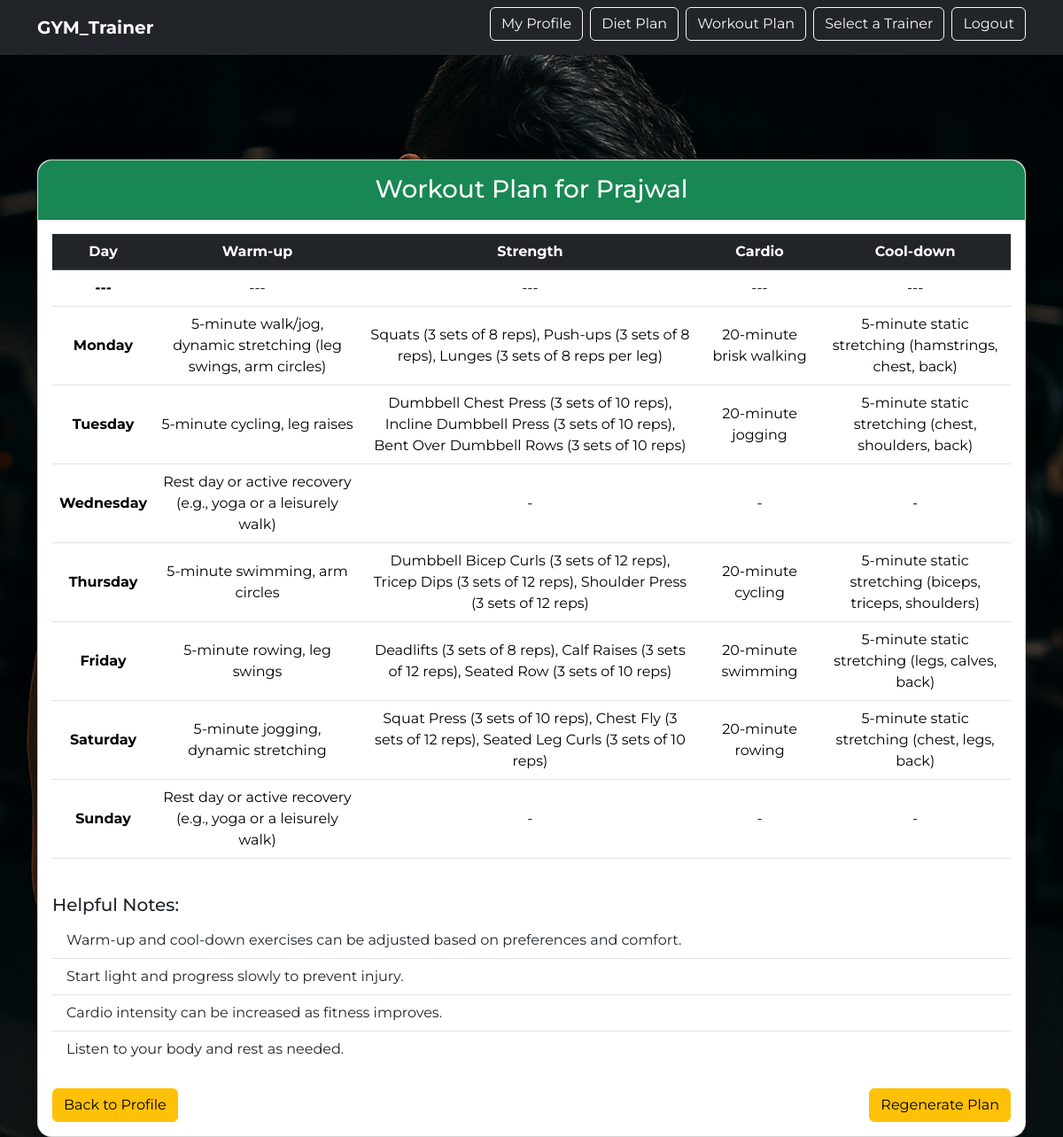
/profile/workout-plan/2/ (signed in), run on an earlier commit of the app's database.
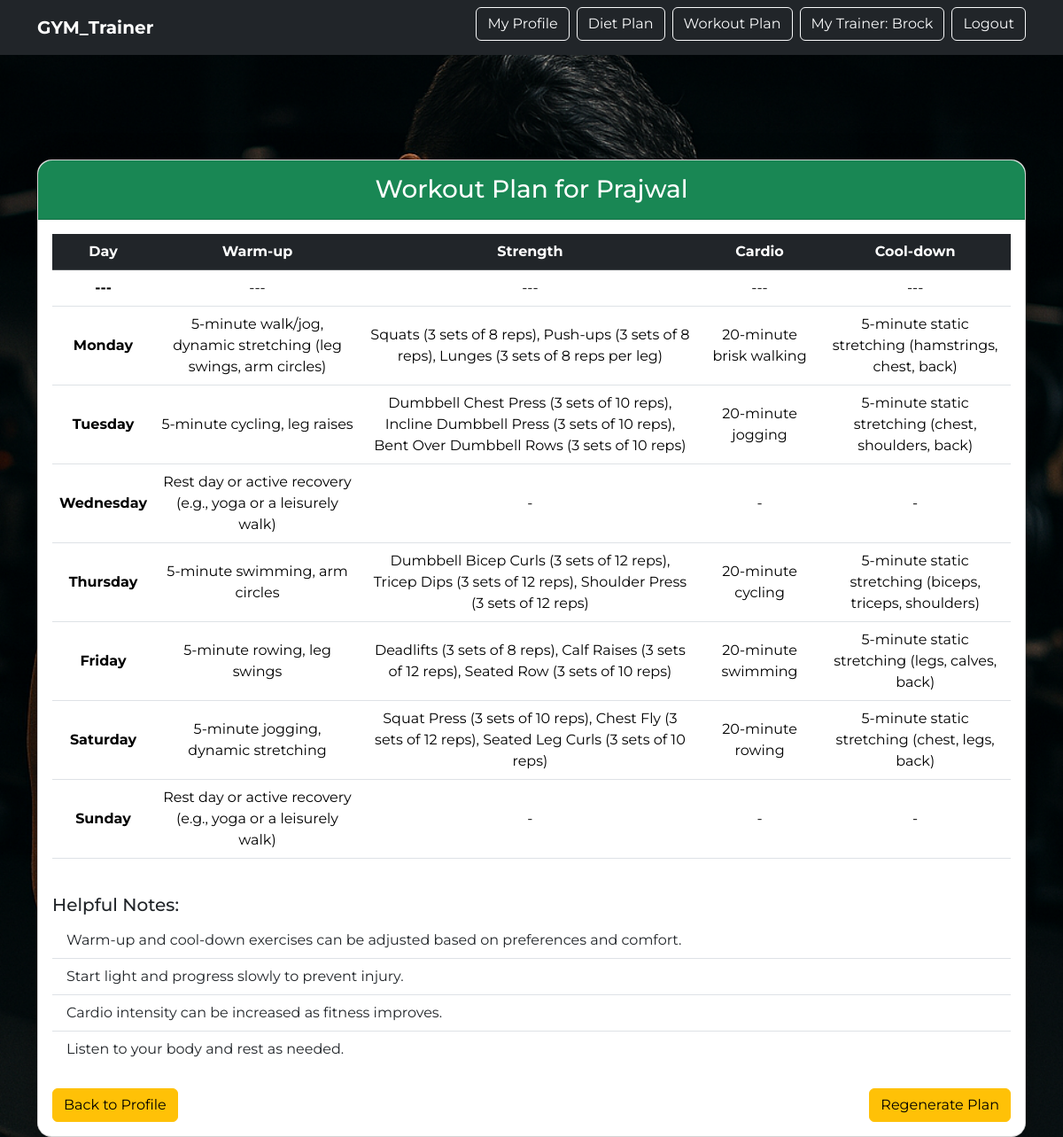
And on a later commit of the database.
### users/models.py (models this page shows, shortened)
class NewUser(AbstractUser):
    is_trainer = models.BooleanField(default=False)
    class Meta:
        verbose_name = "User"
        verbose_name_plural = "Users"

### userprofile/models.py (models this page shows, shortened)
class UserProfile(models.Model):
    user = models.OneToOneField(settings.AUTH_USER_MODEL, on_delete=models.CASCADE)
    first_name = models.CharField(max_length=30)
    last_name = models.CharField(max_length=30)
    date_of_birth = models.DateField(blank=True, null=True)
    height = models.DecimalField(max_digits=5, decimal_places=2, blank=True, null=True)  # in cm
    weight = models.DecimalField(max_digits=5, decimal_places=2, blank=True, null=True)  # in kg
    smoking = models.BooleanField(choices=[(True, 'Yes'), (False, 'No')], default=False)
    alcohol = models.BooleanField(choices=[(True, 'Yes'), (False, 'No')], default=False)
    FOOD_CHOICES = [
        ('vegetarian', 'Vegetarian'),
        ('non-vegetarian', 'Non-Vegetarian'),
        ('vegan', 'Vegan')
    ]
    food_habits = models.CharField(max_length=20, choices=FOOD_CHOICES, default='non-vegetarian')
    WORKOUT_EXPERIENCE_CHOICES = [
        ('beginner', 'Beginner'),
        ('intermediate', 'Intermediate'),
        ('advanced', 'Advanced')
    ]
    workout_experience = models.CharField(max_length=20, choices=WORKOUT_EXPERIENCE_CHOICES, default='beginner')
    diet_plan = models.JSONField(blank=True, null=True)
    workout_plan = models.JSONField(blank=True, null=True)
    selected_trainer = models.ForeignKey(Trainer, on_delete=models.SET_NULL, null=True, blank=True)

### trainers/models.py (models this page shows, shortened)
class Trainer(models.Model):
    user = models.OneToOneField(settings.AUTH_USER_MODEL, on_delete=models.CASCADE, related_name='trainer')
    Firstname = models.CharField(max_length=100)
    Lastname = models.CharField(max_length=100)
    specialization = models.CharField(max_length=100)
    bio = models.TextField()
    profile_picture = models.ImageField(upload_to='trainers/', blank=True, null=True)

### userprofile/views.py (the view)
# urls.py: path('workout-plan/<int:pk>/', views.generate_workout_plan, name='generate_workout_plan'),
@login_required
def generate_workout_plan(request, pk):
    profile = get_object_or_404(UserProfile, pk=pk, user=request.user)
    if 'regenerate' in request.GET or not profile.workout_plan:
        prompt = generate_workout_prompt(profile)
        response = call_groq_api(prompt)
        print("Groq workout response:", response)
        try:
            workout_table = parse_workout_response(response)
            profile.workout_plan = workout_table
            profile.save()
        except Exception as e:
            print("Failed to parse Groq workout response:", e)
            workout_table = {}
    else:
        workout_table = profile.workout_plan
    workout_notes = [
        "Warm-up and cool-down exercises can be adjusted based on preferences and comfort.",
        "Start light and progress slowly to prevent injury.",
        "Cardio intensity can be increased as fitness improves.",
        "Listen to your body and rest as needed."
    ]
    return render(request, 'userprofile/workout_plan.html', {
        'workout_table': workout_table,
        'workout_notes': workout_notes,
        'profile': profile,
    })

### userprofile/templates/userprofile/workout_plan.html
{% extends 'base.html' %}
{% block content %}
<div class="container mt-5">
  <div class="card shadow-lg rounded-4">
    <div class="card-header bg-success text-white text-center py-3 rounded-top-4">
      <h3 class="mb-0">Workout Plan for {{ profile.first_name }}</h3>
    </div>
    <div class="card-body">
      <div class="table-responsive">
        <table class="table table-hover align-middle text-center">
          <thead class="table-dark">
            <tr>
              <th scope="col">Day</th>
              <th scope="col">Warm-up</th>
              <th scope="col">Strength</th>
              <th scope="col">Cardio</th>
              <th scope="col">Cool-down</th>
            </tr>
          </thead>
          <tbody>
            {% for day, activities in workout_table.items %}
            <tr>
              <th scope="row">{{ day }}</th>
              <td>{{ activities.warmup }}</td>
              <td>{{ activities.strength }}</td>
              <td>{{ activities.cardio }}</td>
              <td>{{ activities.cooldown }}</td>
            </tr>
            {% endfor %}
          </tbody>
        </table>
      </div>
      <div class="mt-4">
        <h5>Helpful Notes:</h5>
        <ul class="list-group list-group-flush">
          {% for note in workout_notes %}
          <li class="list-group-item">{{ note }}</li>
          {% endfor %}
        </ul>
      </div>
      <div class="d-flex justify-content-between mt-4">
        <a href="{% url 'profile_detail' profile.pk %}" class="btn btn-warning">
           Back to Profile
        </a>
        <a href="?regenerate=1" class="btn btn-warning">
          Regenerate Plan
        </a>
      </div>
    </div>
  </div>
</div>
{% endblock %}

### templates/base.html (shortened to what this page needs)
{% load static %}
<!DOCTYPE html>
<html lang="en">
<head>
    <link href="https://cdn.jsdelivr.net/npm/bootstrap@5.3.3/dist/css/bootstrap.min.css" rel="stylesheet">
</head>
<body>
<nav class="navbar navbar-expand-lg navbar-dark">
    <div class="container">
        <a class="navbar-brand" href="{% url 'home' %}">GYM_Trainer</a>
        <div class="collapse navbar-collapse justify-content-end" id="navbarResponsive">
            <div class="d-flex flex-wrap align-items-center gap-2 navbar-buttons">
                {% if user.is_authenticated %}
                    {% if user.is_trainer %}
                        {% if user.trainer %}
                            <a href="{% url 'trainer_dashboard' %}" class="btn btn-outline-light">Trainer Dashboard</a>
                            <a href="{% url 'trainer_detail' user.trainer.pk %}" class="btn btn-outline-light">View Profile</a>
                            <a href="{% url 'trainer_update' user.trainer.pk %}" class="btn btn-outline-light">Edit Profile</a>
                        {% else %}
                            <a href="{% url 'trainer_create' %}" class="btn btn-outline-light">Create Profile</a>
                        {% endif %}
                    {% else %}
                        {% if user.userprofile %}
                            <a href="{% url 'profile_detail' user.userprofile.pk %}" class="btn btn-outline-light">My Profile</a>
                            {% if user.userprofile.diet_plan %}
                                <a href="{% url 'generate_diet_plan' user.userprofile.pk %}" class="btn btn-outline-light">Diet Plan</a>
                            {% endif %}
                            {% if user.userprofile.workout_plan %}
                                <a href="{% url 'generate_workout_plan' user.userprofile.pk %}" class="btn btn-outline-light">Workout Plan</a>
                            {% endif %}
                            {% if user.userprofile.selected_trainer %}
                                <a href="{% url 'my_trainer' %}" class="btn btn-outline-light">My Trainer: {{ user.userprofile.selected_trainer.Firstname }}</a>
                            {% else %}
                                <a href="{% url 'trainer_list' %}" class="btn btn-outline-light">Select a Trainer</a>
                            {% endif %}
                        {% else %}
                            <a href="{% url 'profile_create' %}" class="btn btn-success">Create Profile</a>
                        {% endif %}
                    {% endif %}
                    <form method="post" action="{% url 'logout' %}">
                        <button class="btn btn-outline-light">Logout</button>
                    </form>
                {% else %}
                    <a href="{% url 'users:login' %}" class="btn btn-outline-light">Log In</a>
                    <a href="{% url 'users:signup' %}" class="btn btn-outline-light">Sign Up</a>
                {% endif %}
            </div>
        </div>
    </div>
</nav>
<div class="background-image-wrapper">
    <div class="hero-overlay w-100">
        {% block content %}
        {% endblock %}
    </div>
</div>
</body>
</html>

What changed in the data, as far as the page shows it:
now on this page (row edited): NewUser: userprofile.selected_trainer.Firstname "Brock"
changed UserProfile "Prajwal": selected_trainer_id empty → 1 (drawn)
Also different on the page:
text no longer shown: "Select a Trainer"
text now shown: "My Trainer:"
